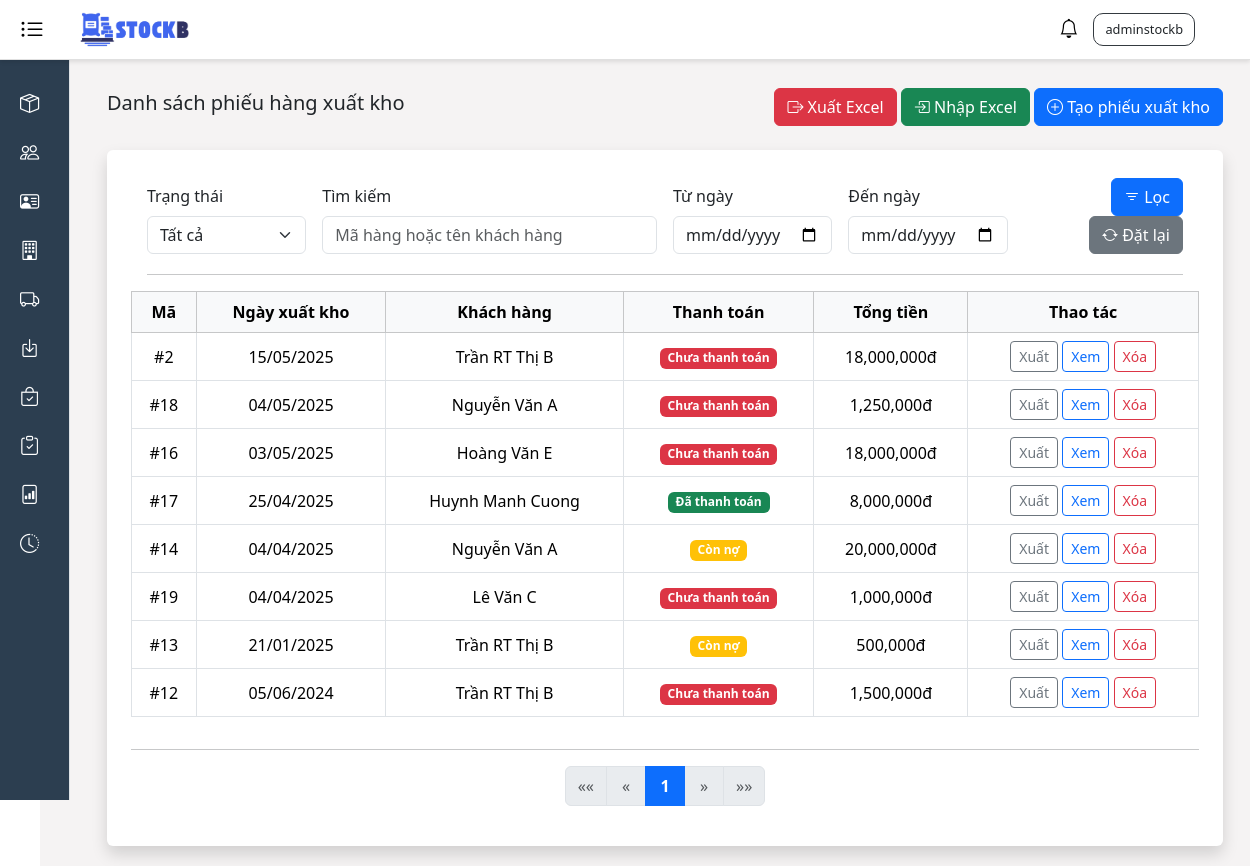
The page /stock-out/ (signed in) on the database as committed earlier.
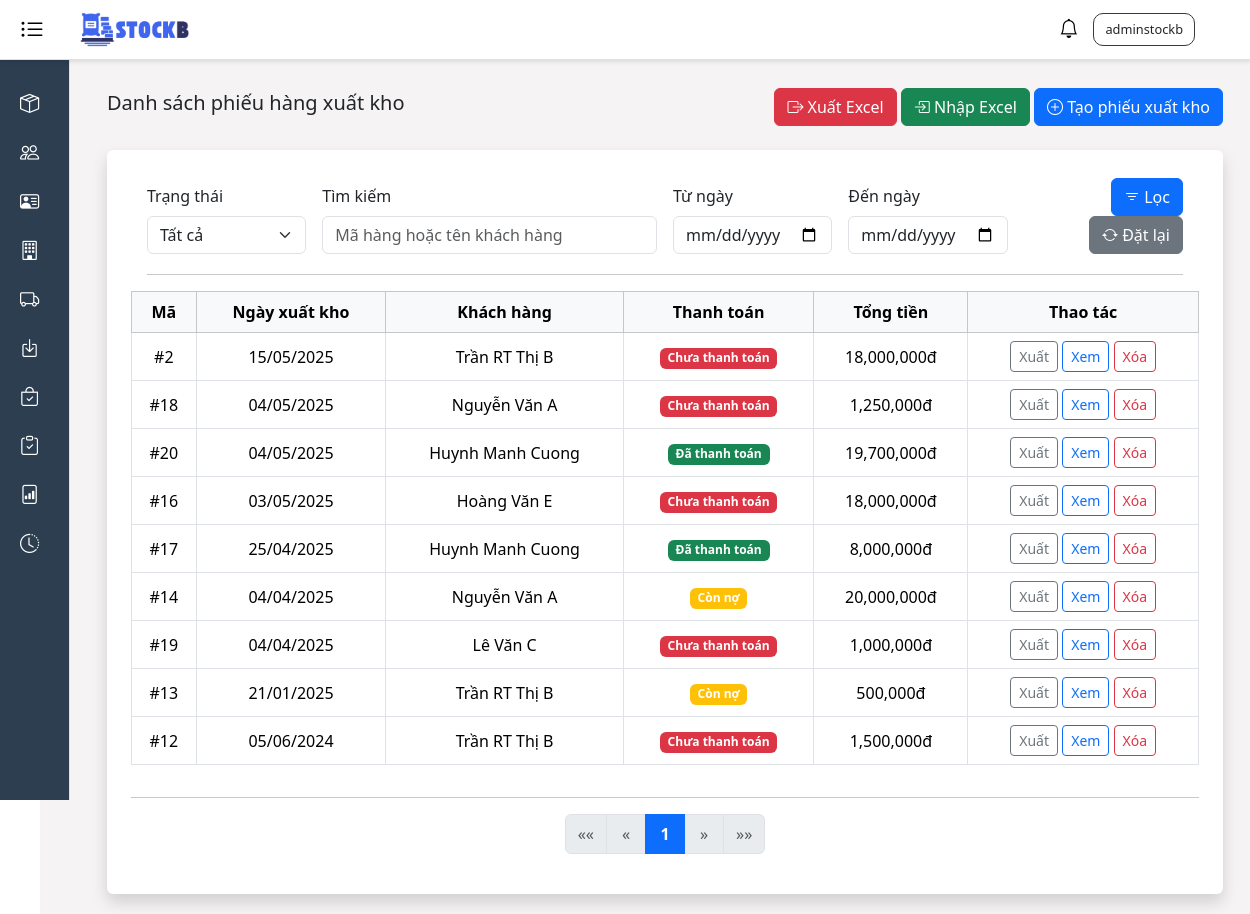
The same page on the database as committed later.
### stockb/models.py (models this page shows, shortened)
class StockOut(models.Model):
    PAYMENT_STATUS_CHOICES = [
        ('UNPAID', 'Chưa thanh toán'),
        ('PARTIALLY_PAID', 'Còn nợ'),
        ('PAID', 'Đã thanh toán'),
    ]
    export_date = models.DateField()
    payment_status = models.CharField(
        max_length=20,
        choices=PAYMENT_STATUS_CHOICES,
        default='UNPAID'
    )
    notes = models.TextField(blank=True)
    customer = models.ForeignKey(Customer, on_delete=models.SET_NULL, null="true")
    amount_paid = models.DecimalField(max_digits=20, decimal_places=0, default=0)
    created_by = models.ForeignKey(
        User,
        on_delete=models.SET_NULL,
        null=True,
        blank=True,
        related_name='stock_out_created'
    )
    updated_by = models.ForeignKey(
        User,
        on_delete=models.SET_NULL,
        null=True,
        blank=True,
        related_name='stock_out_updated'
    )
    created_at = models.DateTimeField(auto_now_add=True)
    updated_at = models.DateTimeField(auto_now=True)
    def total_amount(self):
        total = sum(
            detail.quantity * detail.selling_price * (1 - detail.discount / 100)
            for detail in self.stockoutdetail_set.all()
        )
        return total

### stockb/views/stock_out_views.py (the view, shortened to what this page needs)
# urls.py: path('stock-out/', stock_out_views.stock_out, name='stock_out'),
@login_required
def stock_out(request):
    stock_outs = StockOut.objects.all().order_by('-export_date')
    stock_out_list = []
    filter_type = request.GET.get('filter', 'all')
    search_text = request.GET.get('search', '')
    start_date = request.GET.get('start_date', '')
    end_date = request.GET.get('end_date', '')
    if filter_type == 'partially_paid':
        stock_outs = stock_outs.filter(payment_status='PARTIALLY_PAID')
    elif filter_type == 'paid':
        stock_outs = stock_outs.filter(payment_status='PAID')
    elif filter_type == 'unpaid':
        stock_outs = stock_outs.filter(payment_status='UNPAID')
    for stock_out in stock_outs:
        stock_out_list.append({
            'id': stock_out.id,
            'export_date': stock_out.export_date,
            'customer': f"{stock_out.customer.first_name} {stock_out.customer.last_name}",
            'payment_status': stock_out.payment_status,
            'total_amount': stock_out.total_amount(),
        })
    paginator = Paginator(stock_out_list, 10)
    page_number = request.GET.get('page')
    page_obj = paginator.get_page(page_number)
    context = {
        "title": "Trang xuất kho",
        'filter_type': filter_type,
        "stock_out_list": page_obj,
        "search_text": search_text,
        "start_date": start_date,
        "end_date": end_date,
    }
    return render(request, "stock_out/stock_out_list.html", context)

### stockb/context_processors.py (called while the page is built)
def notifications(request):
    return {
        'notifications': Notification.objects.all()[:50]
    }

### stockb/templates/stock_out/stock_out_list.html (shortened to what the changed rows need)
{% extends 'base.html' %}
{% load humanize %}
{% block content %}
    <div class="container bg-white p-4 rounded shadow">
        <div class="table-responsive">
          <table class="table table-bordered align-middle text-center">
            <thead class="table-light">
              <tr>
                <th scope="col">Mã</th>
                <th scope="col">Ngày xuất kho</th>
                <th scope="col">Khách hàng</th>
                <th scope="col">Thanh toán</th>
                <th scope="col">Tổng tiền</th>
                <th scope="col">Thao tác</th>
              </tr>
            </thead>
            {% for item in stock_out_list %}
            <tbody>
              <tr>
                <td>#{{item.id}}</td>
                <td>{{item.export_date|date:"d/m/Y"}}</td>
                <td>{{item.customer}}</td>
                <td>
                  {% if item.payment_status == "PAID" %}
                    <span class="badge bg-success">Đã thanh toán</span>
                  {% elif item.payment_status == "PARTIALLY_PAID" %}
                    <span class="badge bg-warning">Còn nợ</span>
                  {% else %}
                    <span class="badge bg-danger">Chưa thanh toán</span>
                  {% endif %}
                </td>
                <td>{{ item.total_amount|floatformat:0|intcomma }}đ</td>
                <td>
                  <a href="{% url 'export_single_stockout' stockout_id=item.id %}" class="btn btn-sm btn-outline-secondary">Xuất</a>
                  <a href="{% url 'stock_out_update' item.id %}" class="btn btn-sm btn-outline-primary">Xem</a>
                  <form method="POST" action="{% url 'stock_out_delete' pk=item.id %}" style="display:inline;" onsubmit="return confirm('Bạn có chắc chắn muốn xóa đơn xuất này không?');">
                            <button type="submit" class="btn btn-sm btn-outline-danger">Xóa</button>
                  </form>
                </td>
              </tr>
            </tbody>
            {% endfor %}
          </table>
    </div>
  </div>
{% endblock %}

Rows that differ between the two databases and show on the page:
added StockOut: export_date "04/05/2025"
Other text that changed with them:
new list line: "# 20 Huynh Manh Cuong Đã thanh toán 19,700,000 đ Xuất Xem Xóa"
